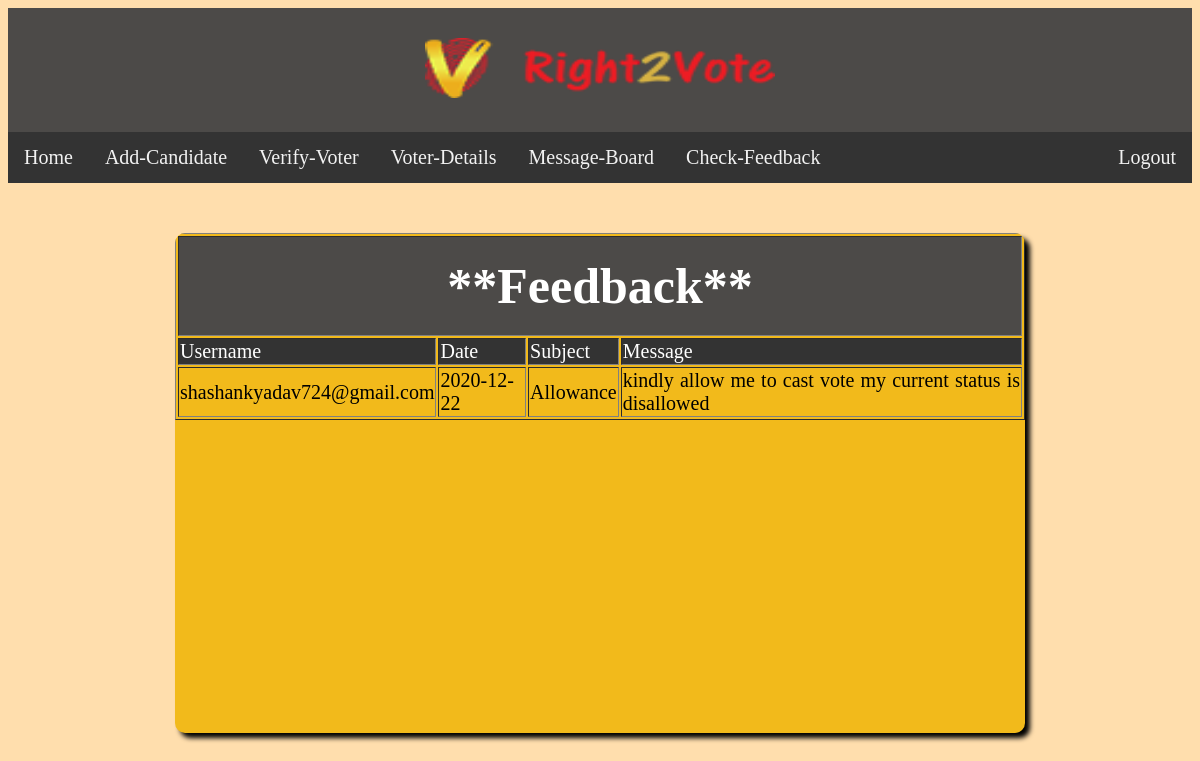
/cfeedback.php, run on the app's committed database.
### tables this page shows
CREATE TABLE IF NOT EXISTS `feedback` (
  `user` varchar(50) NOT NULL,
  `date` varchar(50) NOT NULL,
  `subject` varchar(500) NOT NULL,
  `message` varchar(1000) NOT NULL
);

### cfeedback.php (the view, shortened to what this page needs)
<?php include("adminnav.php");?>
<!DOCTYPE html>
<html>
<head>
</head>
<body>
<center><div class="div1" style="overflow:scroll">
    <center><table style="font-size:20px;text-align:justify;width:850px;"border=1>
           <tr><td colspan="4" style="text-align:center;font-size:50px;background-color: #4C4A48;color:white;height:100px;"><b>**Feedback**</b></td></tr>
            <tr style="background-color:#333;color:white;"><td>Username</td><td>Date</td><td>Subject</td><td>Message</td></tr>
            <?php
            $con=mysqli_connect("127.0.0.1","root","","online_voting");
$sql="select feedback.user,feedback.date,feedback.subject,feedback.message from feedback";
            $res=mysqli_query($con,$sql);
            while($row=mysqli_fetch_array($res))
            {
                echo"<tr><td>".$row[0]."</td><td>".$row[1]."</td><td>".$row[2]."</td><td>".$row[3]."</td></tr>";
            }
            ?>
            </table>
	        </center>
	    	</div>
			</center>
			</body>
			</html>

### adminnav.php (style rules this page uses)
* { box-sizing: border-box; }
body { font-family:Comic Sans MS;"; padding: 10px; background:#FFDEAD; }

### cfeedback.php (style rules this page uses)
.div1 { width:850px; height:500px; background-color:#F2BA1B; margin-top: 50px; box-sizing:border-box; box-shadow:5px 5px 5px black; border-radius:10px; }

### data on the page
feedback: user "shashankyadav724@gmail.com", date "2020-12-22", subject "Allowance", message "kindly allow me to cast vote my current status is disallowed"
